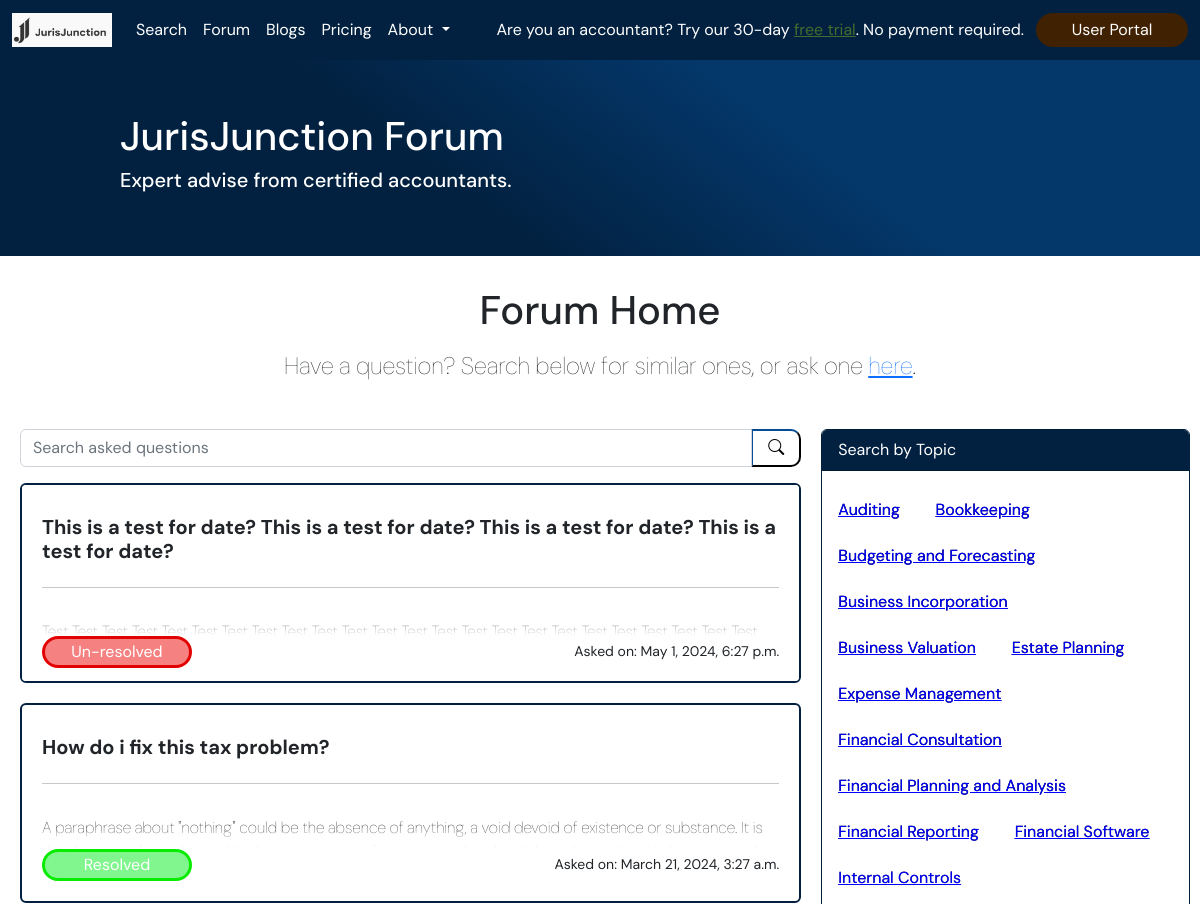
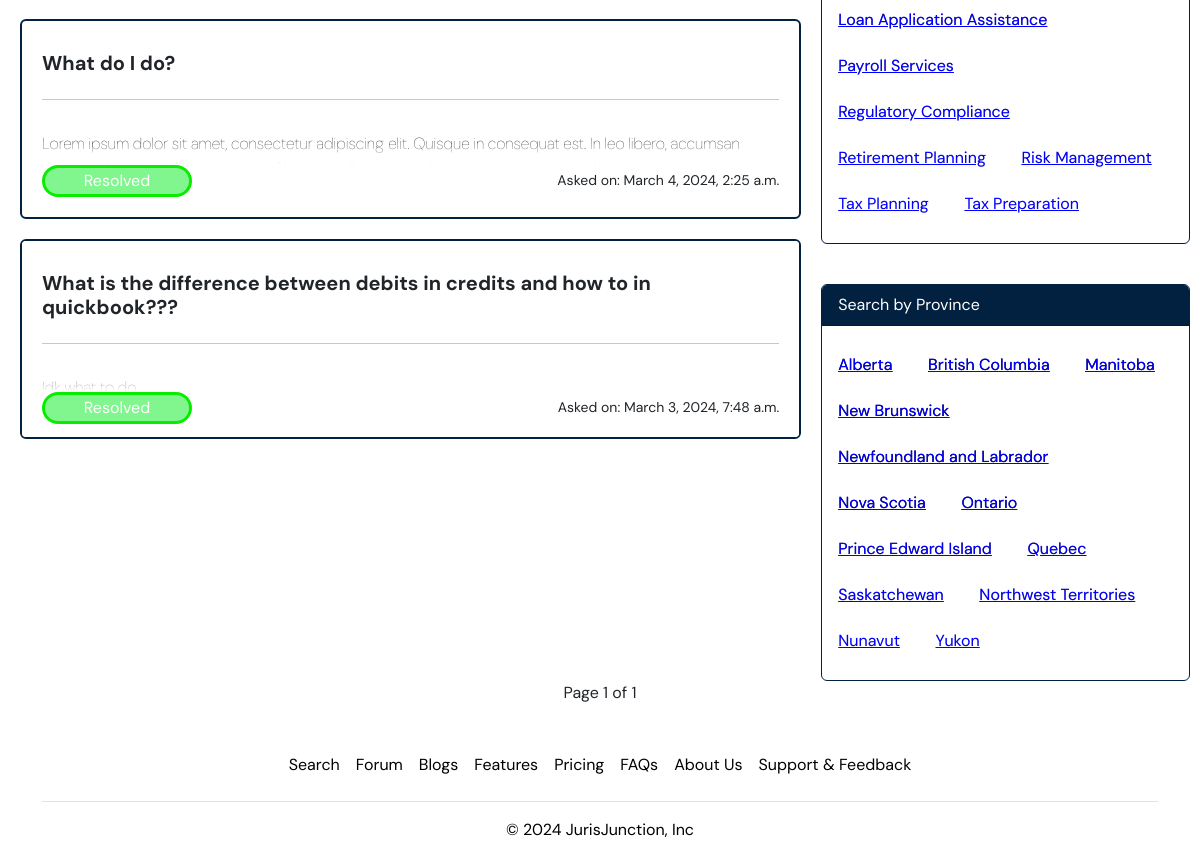
The app's page /forum/ with its own data (2 pictures, top to bottom).
### forum/models.py (models this page shows, shortened)
class ForumQuestion(models.Model):
    asker_email = models.EmailField()
    forum_question_title = models.CharField(max_length=300)
    forum_question = models.TextField()
    view_count = models.IntegerField()
    topics = models.ManyToManyField(Specialties)
    location = models.ForeignKey(Province, on_delete=models.CASCADE)
    created_at = models.DateTimeField(auto_now_add=True)
    resolved_status = models.BooleanField()

class Province(models.Model):
    province = models.CharField(max_length=255)
    def __str__(self):
        return self.province

### accounts/models.py (models this page shows, shortened)
class Specialties(models.Model):
    specialty = models.CharField(max_length=255)

### forum/views.py (the view)
# urls.py: path('forum/', forum_views.forum_index, name='forum_home'),
def forum_index(request):
    if request.user:
        user = request.user
    message = request.GET.get('message')
    forum_questions = ForumQuestion.objects.all().order_by('-created_at')
    paginator = Paginator(forum_questions, 5)
    page_number = request.GET.get("page")
    page_obj = paginator.get_page(page_number)
    provinces = Province.objects.all()
    topics = list(Specialties.objects.values_list('specialty', flat=True))
    topics.sort()
    context = {
        'page_obj': page_obj,
        'topics': topics,
        'provinces': provinces,
        'message': message,
        'user': user
    }
    return render(request,'forum/forum-index.html', context)

### forum/templates/forum/forum-index.html (shortened to what this page needs)
{% load static %}
<!doctype html>
<html lang="en">
<head>
  <link href="https://cdn.jsdelivr.net/npm/bootstrap@5.2.1/dist/css/bootstrap.min.css" rel="stylesheet"
>
  <link rel="stylesheet" type="text/css" href="{% static 'css/forum-index-styles.css' %}">
  <link rel="stylesheet" href="https://cdn.jsdelivr.net/npm/bootstrap-icons@1.11.3/font/bootstrap-icons.min.css">
</head>
<body>
  {% include 'navbar.html' %}
<div class="page-content">
  <div class="header-and-back-button">
    <div class="header-box">
      <div class="header-text-and-breadcrumbs">
          <h1>JurisJunction Forum</h1>
          <h5>Expert advise from certified accountants.</h5>
      </div>
    </div>
</div>
  <div class="title-container">
    <h1 class="title">Forum Home</h1>
    <h4 class="question-title">Have a question? Search below for similar ones, or ask one <a href="{% url 'forum_ask' %}">here</a>.</h4>
  </div>
  <div class="questions-and-sidebar">
    <div class="search-and-questions">
      <form id="searchForm" action="{% url 'forum_search_results' %}">
        <div class="input-group mb-3 search-input">
            <input type="text" class="form-control" placeholder="Search asked questions" name="keyword_search" aria-label="search" aria-describedby="basic-addon1">
              <button type="submit" class="submit-button">
                    <div class="input-group-append">
                        <i class="bi bi-search"></i>
                      </div>
              </button>
        </div>
      </form>
      <div class="question-card-container">
          {% for question in page_obj %}
          <a class="nav-link" href="{% url 'forum_question' pk=question.id%}">
            <div class="card question-card">
                <h5 class="card-title">{{question.forum_question_title}}</h2>
                  <hr>
                <div class="card-body">
                <p class="card-text">{{question.forum_question}}</p>
                </div>
                <div class="status-and-date">
                  {% if question.resolved_status %}
                  <div class="status" style="border-color:#08ec00; background-color: #00ec1c7e;">
                    <p>Resolved</p>
                  </div>
                    {% else %}
                    <div class="status" style="border-color:#e30202; background-color: #ec00007e;">
                      <p>Un-resolved</p>
                    </div>
                    {%endif%}
                  <div class="date">
                    <small>Asked on: {{question.created_at}}</small>
                  </div>
                </div>
            </div>
          </a>
          {% endfor %}
      </div>
    </div>
    <div class="sidebar-container">
      <div class="card side-card">
        <div class="card-header side-header">
          Search by Topic
        </div>
        <div class="card-body side-body">
          <form id="topicForm" action="{% url 'forum_search_results' %}">
            {% for topic in topics %}
              <button type="submit" class="topic-button" name="topic" value="{{ topic }}">{{ topic }}</button>
            {% endfor %}
          </form>
        </div>
      </div>
      <div class="card side-card">
        <div class="card-header side-header">
          Search by Province
        </div>
        <div class="card-body side-body">
          <form id="topicForm" action="{% url 'forum_search_results' %}">
            {% for province in provinces %}
              <button type="submit" class="topic-button" name="province" value="{{ province }}">{{ province }}</button>
            {% endfor %}
          </form>
        </div>
      </div>
    </div>
  </div>
</div>
<div class="pagination">
  <span class="step-links">
    <div class="curr-number">
      <span class="current">
        Page {{ page_obj.number }} of {{ page_obj.paginator.num_pages }}
      </span>
    </div>
  </span>
</div>
{% include 'footer.html' %}
</body>
</html>

### forum/static/css/forum-index-styles.css (style rules this page uses)
.page-content { margin-top: 56px; }
.header-box { margin-top:20px; display: flex; align-items: center; background: rgb(2,33,64); background: linear-gradient(37deg, rgba(2,33,64,1) 37%, rgba(4,55,106,1) 65%); height: 200px; }
.header-text-and-breadcrumbs { display: flex; flex-direction: column; margin-left: 10vw; color: #fff; }
.questions-and-sidebar { display: flex; }
.title-container { display: flex; flex-direction: column; align-items: center; justify-content: center; margin-top: 30px; }
.question-title { margin-top: 10px; font-weight: lighter; text-align: center; }
.topic-button { background-color: transparent; border: none; color: blue; text-decoration: underline; }
.side-card { margin-top: 40px; margin-left: 20px; margin-right:10px; max-width: 400px; border: 1px solid #022140; }
.side-header { background-color: #022140; color: #fff; }
.side-body { display: flex; }
.submit-button { border-radius: 10px; background-color: transparent; border-color: #022140; width:50px; }
.status-and-date { display: flex; justify-content: space-between; }
.status { width:150px; height: 2rem; border-style: solid; border-radius: 20px; color: white; display: flex; justify-content: center; align-items: center; }
.status p { margin-bottom: 0; }
.date { display: flex; align-items: center; }
.search-and-questions { display: flex; flex-direction: column; width: 72%; }
.pagination { align-items: center; justify-content: center; }
.curr-number { display: flex; align-items: center; justify-content: center; }
.search-input { padding-left: 20px; margin-top:40px; }
.question-card-container { display: flex; flex-direction: column; margin-left: 20px; }
.question-card { display: flex; padding: 20px; max-height: 200px; overflow: auto; margin-bottom: 20px; min-height: 100px; border: solid 2px #022140; }
.topic-button { margin:10px; }
.card-title { padding-top: 10px; font-weight: bold; }
.card-body { padding-left: 0px; font-weight: lighter; overflow: hidden; width: 100%; background-image: linear-gradient(to top, transparent, black 50%); color: transparent; -webkit-background-clip: text; background-clip: text; }

### reused_templates/static/css/navbar-styles.css (style rules this page uses)
body { font-family: 'DM Sans', sans-serif; }
html { font-family: 'DM Sans', sans-serif; }

### records on screen
ForumQuestion: forum_question_title "This is a test for date? This is a test for date? This is a test for date? This is a test for date?", resolved_status "Un-resolved", created_at "May 1, 2024, 6:27 p.m."
ForumQuestion: forum_question_title "How do i fix this tax problem?", resolved_status "Resolved", created_at "March 21, 2024, 3:27 a.m."
ForumQuestion: forum_question_title "What do I do?", resolved_status "Resolved", created_at "March 4, 2024, 2:25 a.m."
ForumQuestion: forum_question_title "What is the difference between debits in credits and how to in quickbook???", resolved_status "Resolved", created_at "March 3, 2024, 7:48 a.m."
Specialties: specialty "Auditing"
Specialties: specialty "Bookkeeping"
Specialties: specialty "Budgeting and Forecasting"
Specialties: specialty "Business Incorporation"
Specialties: specialty "Business Valuation"
Specialties: specialty "Estate Planning"
Specialties: specialty "Expense Management"
Specialties: specialty "Financial Consultation"
Specialties: specialty "Financial Planning and Analysis"
Specialties: specialty "Financial Reporting"
Specialties: specialty "Financial Software"
Specialties: specialty "Internal Controls"
Specialties: specialty "Loan Application Assistance"
Specialties: specialty "Payroll Services"
Specialties: specialty "Regulatory Compliance"
Specialties: specialty "Retirement Planning"
Specialties: specialty "Risk Management"
Specialties: specialty "Tax Planning"
Specialties: specialty "Tax Preparation"
Province: province "Alberta"
Province: province "British Columbia"
Province: province "Manitoba"
Province: province "New Brunswick"
Province: province "Newfoundland and Labrador"
Province: province "Nova Scotia"
Province: province "Ontario"
Province: province "Prince Edward Island"
Province: province "Quebec"
Province: province "Saskatchewan"
Province: province "Northwest Territories"
Province: province "Nunavut"
Province: province "Yukon"

### other values on screen
{{ page_obj.number }} "1"
{{ page_obj.paginator.num_pages }} "1"
